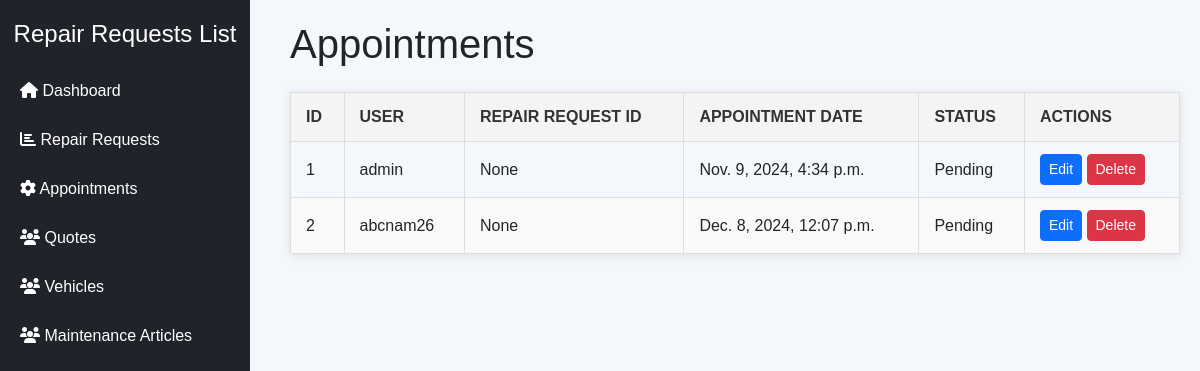
Screenshot of /admin-appointments/ with the database file from the repository.
### main/models.py (models this page shows)
class Appointment(models.Model):
    STATUS_CHOICES = [('Confirmed', 'Confirmed'), ('Pending', 'Pending'), ('Canceled', 'Canceled')]
    user = models.ForeignKey(User, on_delete=models.CASCADE)
    repair_request = models.ForeignKey(RepairRequest, on_delete=models.SET_NULL, null=True)  # Thay đổi ở đây
    appointment_date = models.DateTimeField()
    status = models.CharField(max_length=20, choices=STATUS_CHOICES, default='Pending')
    cost = models.DecimalField(max_digits=10, decimal_places=2, null=True, blank=True)  # Add this field

class User(AbstractUser):
    ROLE_CHOICES = [('User', 'User'), ('Admin', 'Admin')]
    role = models.CharField(max_length=10, choices=ROLE_CHOICES, default='User')
    groups = models.ManyToManyField(
        Group,
        related_name="custom_user_set",
        blank=True,
        help_text="The groups this user belongs to.",
        verbose_name="groups",
    )
    user_permissions = models.ManyToManyField(
        Permission,
        related_name="custom_user_permissions_set",
        blank=True,
        help_text="Specific permissions for this user.",
        verbose_name="user permissions",
    )

### main/views.py (the view)
# urls.py: path('appointments/', views.appointments_view, name='appointments'),
def appointments(request):
    appointments = Appointment.objects.select_related('repair_request', 'user').all()  # Query tất cả các cuộc hẹn
    return render(request, 'dashboard/appointments.html', {'appointments': appointments})

### main/templates/dashboard/appointments.html (shortened to what this page needs)
<!DOCTYPE html>
<html lang="en">
<head>
    <link rel="stylesheet" href="https://cdn.jsdelivr.net/npm/bootstrap@5.3.0-alpha1/dist/css/bootstrap.min.css">
    <link rel="stylesheet" href="https://cdnjs.cloudflare.com/ajax/libs/font-awesome/6.3.0/css/all.min.css">
</head>
<body>
    {% include 'components/sidebar.html' %}
    <div class="content">
        <h1 class="mb-4">Appointments</h1>
        <table>
            <thead>
                <tr>
                    <th>ID</th>
                    <th>User</th>
                    <th>Repair Request ID</th>
                    <th>Appointment Date</th>
                    <th>Status</th>
                    <th>Actions</th>
                </tr>
            </thead>
            <tbody>
                {% for appointment in appointments %}
                <tr>
                    <td>{{ appointment.id }}</td>
                    <td>{{ appointment.user.username }}</td>
                    <td>{{ appointment.repair_request_id }}</td>
                    <td>{{ appointment.appointment_date }}</td>
                    <td>{{ appointment.status }}</td>
                    <td>
                        <a href="#" class="btn btn-primary btn-sm" data-bs-toggle="modal" data-bs-target="#editModal"
                            onclick="openEditModal('{{ appointment.id }}', '{{ appointment.appointment_date }}', '{{ appointment.status }}')">Edit</a>
                        <a href="#" class="btn btn-danger btn-sm" data-bs-toggle="modal" data-bs-target="#deleteModal"
                            onclick="openDeleteModal('{{ appointment.id }}')">Delete</a>
                    </td>
                </tr>
                {% endfor %}
            </tbody>
        </table>
    </div>
</body>
</html>

### main/templates/dashboard/appointments.html (style rules this page uses)
body { font-family: Arial, sans-serif; background-color: #f4f7fc; }
.content { margin-left: 270px; padding: 20px; }
table { width: 100%; border-collapse: collapse; margin: 20px 0; font-size: 16px; font-family: Arial, sans-serif; box-shadow: 0 2px 10px rgba(0, 0, 0, 0.1); }
table th, table td { text-align: left; padding: 12px 15px; border: 1px solid #ddd; }
table th { background-color: #f4f4f4; font-weight: bold; text-transform: uppercase; color: #333; }
table tr:nth-child(even) { background-color: #f9f9f9; }

### rows the page displays
Appointment: id "1", user.username "admin", repair_request_id "None", appointment_date "Nov. 9, 2024, 4:34 p.m.", status "Pending"
Appointment: id "2", user.username "abcnam26", repair_request_id "None", appointment_date "Dec. 8, 2024, 12:07 p.m.", status "Pending"
